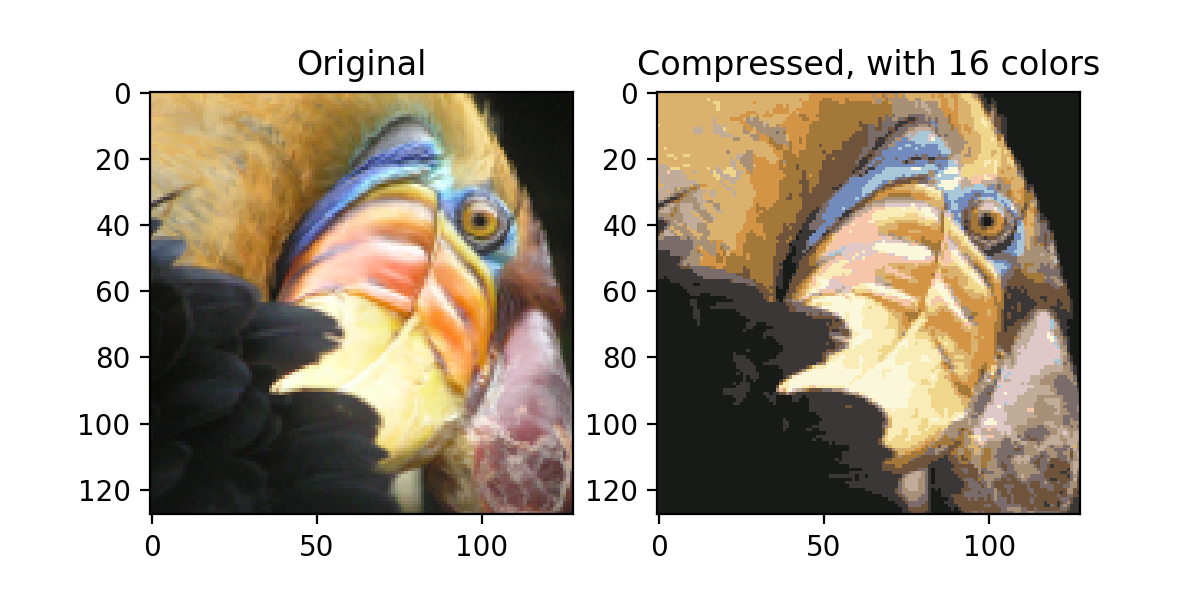

Reproduce this figure in Python.
import os
import numpy as np
import matplotlib.pyplot as plt
from matplotlib.animation import FuncAnimation
import matplotlib


def displayData(X, example_width=None, figsize=(10, 10)):
    """
    Displays 2D data in a nice grid.

    Parameters
    ----------
    X : array_like
        The input data of size (m x n) where m is the number of examples and n is the number of
        features.

    example_width : int, optional
        THe width of each 2-D image in pixels. If not provided, the image is assumed to be square,
        and the width is the floor of the square root of total number of pixels.

    figsize : tuple, optional
        A 2-element tuple indicating the width and height of figure in inches.
    """
    # Compute rows, cols
    if X.ndim == 2:
        m, n = X.shape
    elif X.ndim == 1:
        n = X.size
        m = 1
        X = X[None]  # Promote to a 2 dimensional array
    else:
        raise IndexError('Input X should be 1 or 2 dimensional.')

    example_width = example_width or int(np.round(np.sqrt(n)))
    example_height = int(n / example_width)

    # Compute number of items to display
    display_rows = int(np.floor(np.sqrt(m)))
    display_cols = int(np.ceil(m / display_rows))

    fig, ax_array = plt.subplots(display_rows, display_cols, figsize=figsize)
    fig.subplots_adjust(wspace=0.025, hspace=0.025)

    ax_array = [ax_array] if m == 1 else ax_array.ravel()

    for i, ax in enumerate(ax_array):
        ax.imshow(X[i].reshape(example_height, example_width, order='F'), cmap='gray')
        ax.axis('off')


def featureNormalize(X):
    """
    Normalizes the features in X returns a normalized version of X where the mean value of each
    feature is 0 and the standard deviation is 1. This is often a good preprocessing step to do when
    working with learning algorithms.

    Parameters
    ----------
    X : array_like
        An dataset which is a (m x n) matrix, where m is the number of examples,
        and n is the number of dimensions for each example.

    Returns
    -------
    X_norm : array_like
        The normalized input dataset.

    mu : array_like
        A vector of size n corresponding to the mean for each dimension across all examples.

    sigma : array_like
        A vector of size n corresponding to the standard deviations for each dimension across
        all examples.
    """
    mu = np.mean(X, axis=0)
    X_norm = X - mu

    sigma = np.std(X_norm, axis=0, ddof=1)
    X_norm /= sigma
    return X_norm, mu, sigma


def plotProgresskMeans(i, X, centroid_history, idx_history):
    """
    A helper function that displays the progress of k-Means as it is running. It is intended for use
    only with 2D data. It plots data points with colors assigned to each centroid. With the
    previous centroids, it also plots a line between the previous locations and current locations
    of the centroids.

    Parameters
    ----------
    i : int
        Current iteration number of k-means. Used for matplotlib animation function.

    X : array_like
        The dataset, which is a matrix (m x n). Note since the plot only supports 2D data, n should
        be equal to 2.

    centroid_history : list
        A list of computed centroids for all iteration.

    idx_history : list
        A list of computed assigned indices for all iterations.
    """
    K = centroid_history[0].shape[0]
    plt.gcf().clf()
    cmap = plt.cm.rainbow
    norm = matplotlib.colors.Normalize(vmin=0, vmax=2)

    for k in range(K):
        current = np.stack([c[k, :] for c in centroid_history[:i + 1]], axis=0)
        plt.plot(current[:, 0], current[:, 1],
                    '-Xk',
                    mec='k',
                    lw=2,
                    ms=10,
                    mfc=cmap(norm(k)),
                    mew=2)

        plt.scatter(X[:, 0], X[:, 1],
                       c=idx_history[i],
                       cmap=cmap,
                       marker='o')
    plt.grid(False)
    plt.title('Iteration number %d' % (i + 1))


def runkMeans(X, centroids, findClosestCentroids, computeCentroids,
              max_iters=10, plot_progress=False):
    """
    Runs the K-means algorithm.

    Parameters
    ----------
    X : array_like
        The data set of size (m, n). Each row of X is a single example of n dimensions. The
        data set is a total of m examples.

    centroids : array_like
        Initial centroid location for each clusters. This is a matrix of size (K, n). K is the total
        number of clusters and n is the dimensions of each data point.

    findClosestCentroids : func
        A function (implemented by student) reference which computes the cluster assignment for
        each example.

    computeCentroids : func
        A function(implemented by student) reference which computes the centroid of each cluster.

    max_iters : int, optional
        Specifies the total number of interactions of K-Means to execute.

    plot_progress : bool, optional
        A flag that indicates if the function should also plot its progress as the learning happens.
        This is set to false by default.

    Returns
    -------
    centroids : array_like
        A (K x n) matrix of the computed (updated) centroids.
    idx : array_like
        A vector of size (m,) for cluster assignment for each example in the dataset. Each entry
        in idx is within the range [0 ... K-1].

    anim : FuncAnimation, optional
        A matplotlib animation object which can be used to embed a video within the jupyter
        notebook. This is only returned if `plot_progress` is `True`.
    """
    K = centroids.shape[0]
    idx = None
    idx_history = []
    centroid_history = []

    for i in range(max_iters):
        idx = findClosestCentroids(X, centroids)

        if plot_progress:
            idx_history.append(idx)
            centroid_history.append(centroids)

        centroids = computeCentroids(X, idx, K)

    if plot_progress:
        fig = plt.figure()
        anim = FuncAnimation(fig, plotProgresskMeans,
                             frames=max_iters,
                             interval=500,
                             repeat_delay=2,
                             fargs=(X, centroid_history, idx_history))
        return centroids, idx, anim

    return centroids, idx


def findClosestCentroids(X, centroids):
    """
    Computes the centroid memberships for every example.

    Parameters
    ----------
    X : array_like
        The dataset of size (m, n) where each row is a single example.
        That is, we have m examples each of n dimensions.

    centroids : array_like
        The k-means centroids of size (K, n). K is the number
        of clusters, and n is the the data dimension.

    Returns
    -------
    idx : array_like
        A vector of size (m, ) which holds the centroids assignment for each
        example (row) in the dataset X.

    Instructions
    ------------
    Go over every example, find its closest centroid, and store
    the index inside `idx` at the appropriate location.
    Concretely, idx[i] should contain the index of the centroid
    closest to example i. Hence, it should be a value in the
    range 0..K-1

    Note
    ----
    You can use a for-loop over the examples to compute this.
    """
    # Set K
    K = centroids.shape[0]

    # You need to return the following variables correctly.
    idx = np.zeros(X.shape[0], dtype=int)

    # ====================== YOUR CODE HERE ======================
    for i in range(X.shape[0]):
        idx[i] = np.argmin(np.sum((X[i, :] - centroids) ** 2, axis=1))
    # =============================================================
    return idx


def computeCentroids(X, idx, K):
    """
    Returns the new centroids by computing the means of the data points
    assigned to each centroid.

    Parameters
    ----------
    X : array_like
        The datset where each row is a single data point. That is, it
        is a matrix of size (m, n) where there are m datapoints each
        having n dimensions.

    idx : array_like
        A vector (size m) of centroid assignments (i.e. each entry in range [0 ... K-1])
        for each example.

    K : int
        Number of clusters

    Returns
    -------
    centroids : array_like
        A matrix of size (K, n) where each row is the mean of the data
        points assigned to it.

    Instructions
    ------------
    Go over every centroid and compute mean of all points that
    belong to it. Concretely, the row vector centroids[i, :]
    should contain the mean of the data points assigned to
    cluster i.

    Note:
    -----
    You can use a for-loop over the centroids to compute this.
    """
    # Useful variables
    m, n = X.shape
    # You need to return the following variables correctly.
    centroids = np.zeros((K, n))

    # ====================== YOUR CODE HERE ======================
    for i in range(K):
        centroids[i, :] = np.mean(X[idx == i], axis=0)
    # =============================================================
    return centroids


def kMeansInitCentroids(X, K):
    """
    This function initializes K centroids that are to be used in K-means on the dataset x.

    Parameters
    ----------
    X : array_like
        The dataset of size (m x n).

    K : int
        The number of clusters.

    Returns
    -------
    centroids : array_like
        Centroids of the clusters. This is a matrix of size (K x n).

    Instructions
    ------------
    You should set centroids to randomly chosen examples from the dataset X.
    """
    m, n = X.shape

    # ====================== YOUR CODE HERE ======================
    choice = np.random.permutation(m)[:K]
    centroids = X[choice]
    # =============================================================
    return centroids


if __name__ == '__main__':

    ####### image_compression #######
    K = 16
    max_iters = 10
    A = matplotlib.image.imread(os.path.join(os.getcwd(), 'bird_small.png'))
    A = A / 255.
    X = A.reshape(-1, 3)
    initial_centroids = kMeansInitCentroids(X, K)
    centroids, idx = runkMeans(X,
                               initial_centroids,
                               findClosestCentroids,
                               computeCentroids,
                               max_iters)
    X_recovered = centroids[idx, :].reshape(A.shape)

    # Display the original image, rescale back by 255
    fig, ax = plt.subplots(1, 2, figsize=(6, 3))
    ax[0].imshow(A * 255)
    ax[0].set_title('Original')
    ax[0].grid(False)

    # Display compressed image, rescale back by 255
    ax[1].imshow(X_recovered * 255)
    ax[1].set_title('Compressed, with %d colors' % K)
    ax[1].grid(False)
    plt.show()
